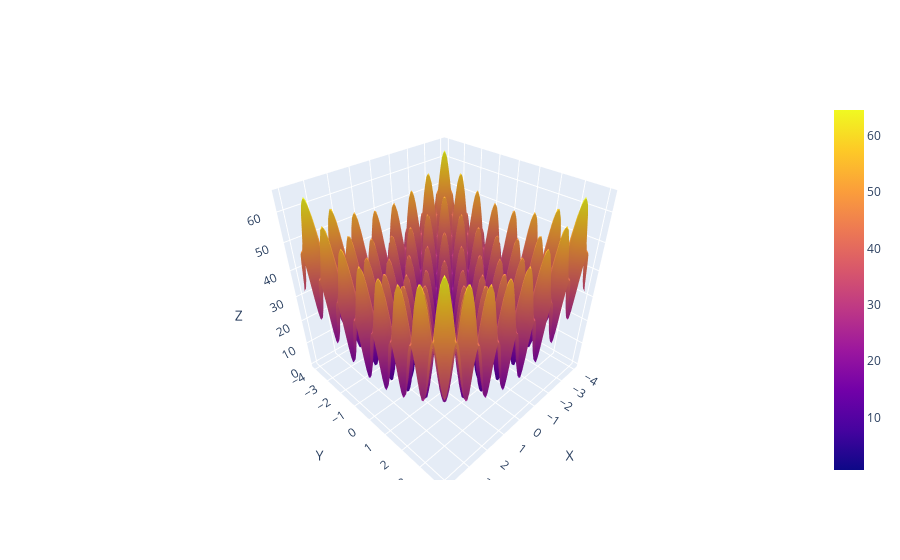

Notebook code for this chart:
### Code cell
fig = go.Figure(data = [go.Surface(z = Z, x = X, y = Y)])
fig.update_layout(scene = dict(
                      xaxis_title = 'X',
                      yaxis_title = 'Y',
                      zaxis_title = 'Z'))
fig.show()

### Figure 1 — Plotly figure (JSON) as saved in the notebook; plotly's stock layout.template omitted (floating-point values rounded to 4 significant figures; data arrays with more than 128 entries replaced by an {"elided": "..."} marker saying what was removed)
{"data": [{"type": "surface", "x": {"elided": "100x100 float values"}, "y": {"elided": "100x100 float values"}, "z": {"elided": "100x100 float values"}}], "layout": {"scene": {"xaxis": {"title": {"text": "X"}}, "yaxis": {"title": {"text": "Y"}}, "zaxis": {"title": {"text": "Z"}}}}}
